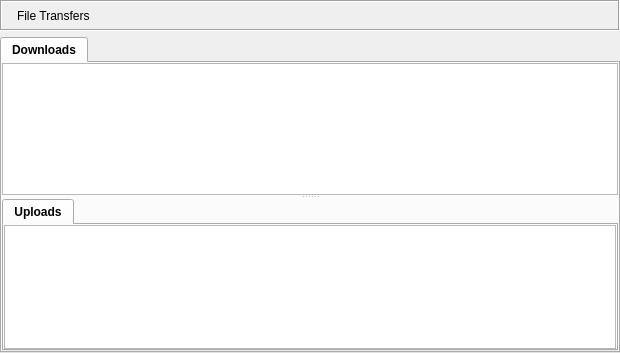
<?xml version="1.0" encoding="UTF-8"?>
<ui version="4.0">
 <class>TransfersDialog</class>
 <widget class="QWidget" name="TransfersDialog">
  <property name="geometry">
   <rect>
    <x>0</x>
    <y>0</y>
    <width>620</width>
    <height>353</height>
   </rect>
  </property>
  <layout class="QVBoxLayout" name="verticalLayout">
   <property name="leftMargin">
    <number>0</number>
   </property>
   <property name="topMargin">
    <number>0</number>
   </property>
   <property name="rightMargin">
    <number>0</number>
   </property>
   <property name="bottomMargin">
    <number>0</number>
   </property>
   <item>
    <widget class="QFrame" name="titleBarFrame">
     <property name="sizePolicy">
      <sizepolicy hsizetype="Preferred" vsizetype="Maximum">
       <horstretch>0</horstretch>
       <verstretch>0</verstretch>
      </sizepolicy>
     </property>
     <property name="frameShape">
      <enum>QFrame::Box</enum>
     </property>
     <property name="frameShadow">
      <enum>QFrame::Sunken</enum>
     </property>
     <layout class="QHBoxLayout" name="horizontalLayout_2">
      <property name="margin">
       <number>2</number>
      </property>
      <item>
       <widget class="QLabel" name="titleBarPixmap">
        <property name="text">
         <string/>
        </property>
        <property name="pixmap">
         <pixmap resource="../images.qrc">:/images/hi24-app-ktorrent.png</pixmap>
        </property>
        <property name="scaledContents">
         <bool>false</bool>
        </property>
       </widget>
      </item>
      <item>
       <widget class="StyledLabel" name="titleBarLabel">
        <property name="text">
         <string>File Transfers</string>
        </property>
       </widget>
      </item>
      <item>
       <spacer>
        <property name="orientation">
         <enum>Qt::Horizontal</enum>
        </property>
        <property name="sizeHint" stdset="0">
         <size>
          <width>123</width>
          <height>13</height>
         </size>
        </property>
       </spacer>
      </item>
      <item>
       <widget class="QToolButton" name="helpButton">
        <property name="focusPolicy">
         <enum>Qt::NoFocus</enum>
        </property>
        <property name="icon">
         <iconset resource="../images.qrc">
          <normaloff>:/icons/help_64.png</normaloff>:/icons/help_64.png</iconset>
        </property>
        <property name="checkable">
         <bool>true</bool>
        </property>
        <property name="autoRaise">
         <bool>true</bool>
        </property>
       </widget>
      </item>
     </layout>
    </widget>
   </item>
   <item>
    <widget class="QTabWidget" name="tabWidget">
     <property name="font">
      <font>
       <weight>75</weight>
       <bold>true</bold>
      </font>
     </property>
     <property name="currentIndex">
      <number>0</number>
     </property>
     <property name="movable">
      <bool>false</bool>
     </property>
     <widget class="QWidget" name="tab">
      <attribute name="icon">
       <iconset resource="../images.qrc">
        <normaloff>:/images/down.png</normaloff>:/images/down.png</iconset>
      </attribute>
      <attribute name="title">
       <string>Downloads</string>
      </attribute>
      <layout class="QGridLayout" name="gridLayout_2">
       <property name="horizontalSpacing">
        <number>6</number>
       </property>
       <property name="verticalSpacing">
        <number>0</number>
       </property>
       <property name="margin">
        <number>0</number>
       </property>
       <item row="0" column="0">
        <widget class="QSplitter" name="splitter">
         <property name="minimumSize">
          <size>
           <width>0</width>
           <height>0</height>
          </size>
         </property>
         <property name="baseSize">
          <size>
           <width>0</width>
           <height>0</height>
          </size>
         </property>
         <property name="orientation">
          <enum>Qt::Vertical</enum>
         </property>
         <widget class="QTreeView" name="downloadList">
          <property name="mouseTracking">
           <bool>true</bool>
          </property>
          <property name="contextMenuPolicy">
           <enum>Qt::CustomContextMenu</enum>
          </property>
          <property name="editTriggers">
           <set>QAbstractItemView::DoubleClicked|QAbstractItemView::EditKeyPressed|QAbstractItemView::SelectedClicked</set>
          </property>
          <property name="tabKeyNavigation">
           <bool>false</bool>
          </property>
          <property name="showDropIndicator" stdset="0">
           <bool>false</bool>
          </property>
          <property name="dragEnabled">
           <bool>false</bool>
          </property>
          <property name="dragDropMode">
           <enum>QAbstractItemView::NoDragDrop</enum>
          </property>
          <property name="alternatingRowColors">
           <bool>false</bool>
          </property>
          <property name="rootIsDecorated">
           <bool>true</bool>
          </property>
          <property name="uniformRowHeights">
           <bool>true</bool>
          </property>
          <property name="sortingEnabled">
           <bool>true</bool>
          </property>
          <property name="allColumnsShowFocus">
           <bool>false</bool>
          </property>
          <property name="wordWrap">
           <bool>true</bool>
          </property>
          <attribute name="headerStretchLastSection">
           <bool>false</bool>
          </attribute>
         </widget>
         <widget class="QTabWidget" name="tabWidget_2">
          <property name="currentIndex">
           <number>0</number>
          </property>
          <property name="elideMode">
           <enum>Qt::ElideNone</enum>
          </property>
          <property name="usesScrollButtons">
           <bool>true</bool>
          </property>
          <property name="documentMode">
           <bool>false</bool>
          </property>
          <property name="tabsClosable">
           <bool>false</bool>
          </property>
          <property name="movable">
           <bool>false</bool>
          </property>
          <widget class="QWidget" name="uploadsTab">
           <attribute name="icon">
            <iconset resource="../images.qrc">
             <normaloff>:/images/uploads.png</normaloff>:/images/uploads.png</iconset>
           </attribute>
           <attribute name="title">
            <string>Uploads</string>
           </attribute>
           <layout class="QGridLayout" name="gridLayout">
            <property name="margin">
             <number>0</number>
            </property>
            <item row="0" column="0">
             <widget class="QTreeView" name="uploadsList">
              <property name="contextMenuPolicy">
               <enum>Qt::CustomContextMenu</enum>
              </property>
              <property name="sortingEnabled">
               <bool>true</bool>
              </property>
             </widget>
            </item>
           </layout>
          </widget>
         </widget>
        </widget>
       </item>
      </layout>
     </widget>
    </widget>
   </item>
  </layout>
 </widget>
 <customwidgets>
  <customwidget>
   <class>StyledLabel</class>
   <extends>QLabel</extends>
   <header>gui/common/StyledLabel.h</header>
  </customwidget>
 </customwidgets>
 <resources>
  <include location="../images.qrc"/>
 </resources>
 <connections/>
</ui>
